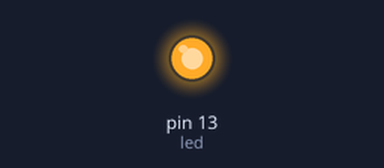
The sketch below on a simulated Arduino Uno, built with avr-gcc and run on an emulated ATmega328P. On the bench: output pins drawn as LEDs (lit = HIGH).

Above: at 0.05 s.
Timing chart, 0 to 3.0 s (numbered marks = the images above):
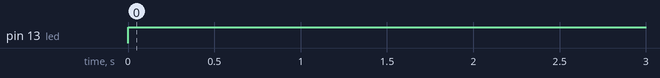

Measured:
- by itself, pin 13 (led): LOW → HIGH at 0.00 s

The sketch:

Prog_3_DigitalWrite.ino
```cpp
int led = 13;
//Arduino UNO y arduino MEGA cuentan con un LED de prueba en la placa ubicado en el pin 13

void setup() {
  //Debe establecerse el modod de trabajo de un pin digital, qa sea este de entrada o salida
  pinMode(led,OUTPUT);
}

void loop() {
  //digitalWrite(led, HIGH); //PRENDER LED
  //digitalWrite(led, true); //PRENDER LED
  digitalWrite(led, HIGH);

  //Con el delay le damos tiempo al LED para encenderse y apagarse
  delay(1000);

  //digitalWrite(led, LOW); //APAGAR LED
  //digitalWrite(led, false); //APAGAR LED
  digitalWrite(led, LOW);
}
```
